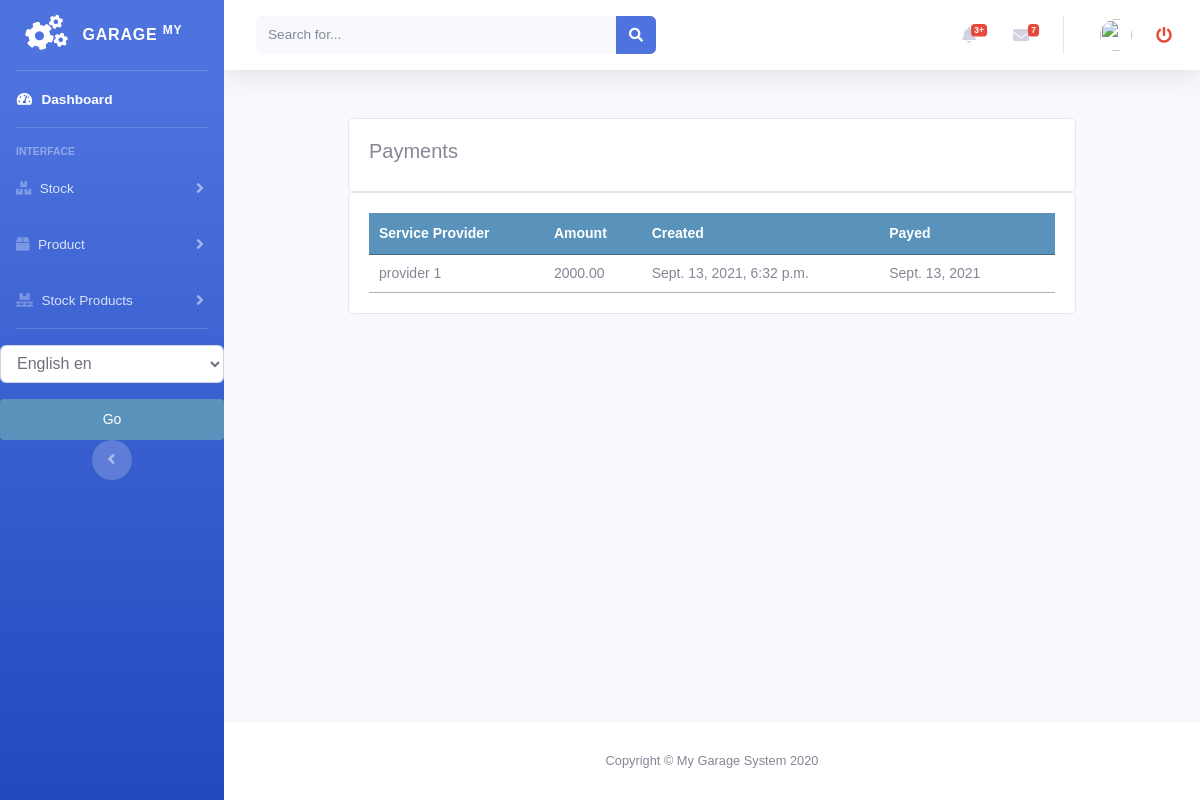
The page /payments/service_payment_list on the database as committed earlier.
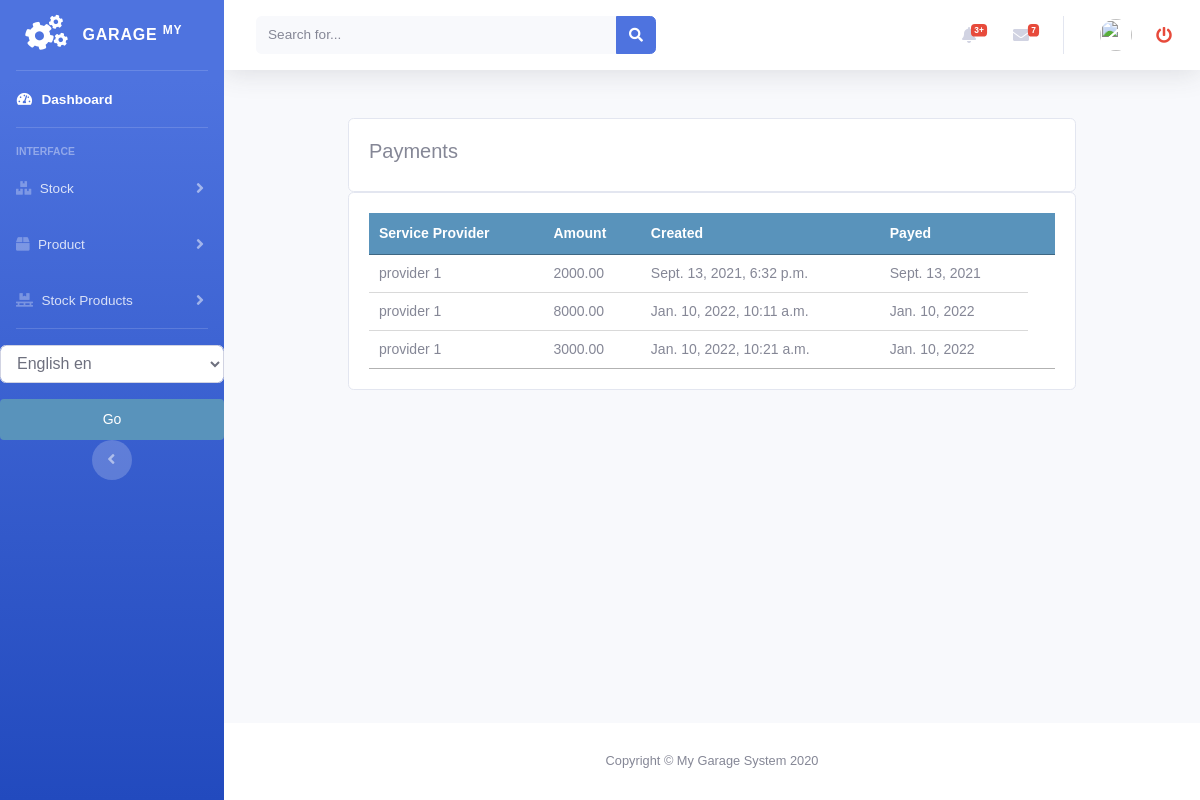
The same page on the database as committed later.
### payments/models.py (models this page shows)
class ServicePayment(models.Model):
    provider = models.ForeignKey(ServiceProvider, on_delete=models.CASCADE)
    user = models.IntegerField(default=0)
    amount = models.DecimalField(max_digits=10, decimal_places=2)
    created = models.DateTimeField(auto_now_add=True)
    pay_date = models.DateField(null=True, blank=True)

### services/models.py (models this page shows)
class ServiceProvider(models.Model):
    name = models.CharField(max_length=200, null=True)
    phone = models.CharField(max_length=200, null=True)
    created = models.DateTimeField(auto_now_add=True)
    updated = models.DateTimeField(auto_now=True)
    credit = models.DecimalField(max_digits=10, decimal_places=2, null=True, default=0.0)
    def __str__(self):
        return self.name

### payments/views.py (the view)
# urls.py: path('service_payment_list', views.service_payment_list, name='service_payment_list'),
def service_payment_list(request):
    serivcepayments = ServicePayment.objects.all()
    context = {
        'serivcepayments': serivcepayments,
    }
    return render(request, 'payments/service/payment_list.html', context)

### accounts/templatetags/erpextra.py (called while the page is built)
@register.filter(name='has_group')
def has_group(user, group_name):
    group = Group.objects.get(name=group_name)
    return True if group in user.groups.all() else False

### payments/templates/payments/service/payment_list.html (shortened to what this page needs)
{% extends 'home.html' %}
{% load static %}
{% load i18n %}
{% block content %}
<br>
<div class="container">
    <div class="row">
        <div class="col-md">
            <div class="card card-body">
                <h5>{% trans "Payments" %}</h5>
            </div>
            <div class="card card-body">
                <table id="table_id" class="display text-center">
                    <thead>
                    <tr>
                        <th>{% trans "Service Provider" %}</th>
                        <th>{% trans "Amount" %}</th>
                        <th>{% trans "Created" %}</th>
                        <th>{% trans "Payed" %}</th>
                        <th></th>
                    </tr>
                    </thead>
                    <tbody>
                    {% for payment in serivcepayments %}
                    <tr>
                        <td>
                            {{payment.provider}}
                        </td>
                        <td>
                            {{payment.amount}}
                        </td>
                        <td>
                            {{payment.created}}
                        </td>
                        <td>
                            {{payment.pay_date}}
                        </td>
                    </tr>
                    {% endfor %}
                    </tbody>
                </table>
            </div>
        </div>
    </div>
</div>
{% endblock %}
{% block jsscript %}
<link rel="stylesheet" type="text/css" href="https://cdn.datatables.net/1.10.22/css/jquery.dataTables.css">
<link rel="stylesheet" type="text/css" href="https://cdn.datatables.net/buttons/1.6.5/css/buttons.dataTables.min.css">
{% endblock %}

### accounts/templates/home.html (shortened to what this page needs)
<!DOCTYPE html>
<html lang="en">
<head>
    {% load static %}
    <link rel="stylesheet" href="//code.jquery.com/ui/1.12.1/themes/base/jquery-ui.css">
    <link href="https://cdnjs.cloudflare.com/ajax/libs/font-awesome/5.13.0/css/all.min.css" rel="stylesheet">
    <link rel="stylesheet" href="https://stackpath.bootstrapcdn.com/bootstrap/4.3.1/css/bootstrap.min.css"
>
    <link rel="stylesheet" type="text/css" href="{% static 'vendor/fontawesome-free/css/all.min.css' %}">
    <link rel="stylesheet" type="text/css" href="{% static 'css/sb-admin-2.min.css' %}">
    <link rel="stylesheet" type="text/css" href="{% static 'css/main.css' %}">
</head>
<body id="page-top">
<div id="wrapper">
    {% include 'sidenavbar.html' %}
    <div id="content-wrapper" class="d-flex flex-column">
        {% include 'navbar.html' %}
        <div id="content">
            {% block content %}
            {% endblock %}
        </div>
      <footer class="sticky-footer bg-white">
        <div class="container my-auto">
          <div class="copyright text-center my-auto">
            <span>Copyright &copy; My Garage System 2020</span>
          </div>
        </div>
      </footer>
    </div>
</div>
{% block jsscript %}{% endblock %}
</body>
</html>

### accounts/templates/sidenavbar.html (shortened to what this page needs)
{% load  static %}
{% load i18n %}
{% load erpextra %}
<ul class="navbar-nav bg-gradient-primary sidebar sidebar-dark accordion" id="accordionSidebar">
    <a class="sidebar-brand d-flex align-items-center justify-content-center" href="/">
        <div class="sidebar-brand-icon rotate-n-15">
            <i class="fas fa-cogs"></i>
        </div>
        <div class="sidebar-brand-text mx-3">Garage <sup>My</sup></div>
    </a>
    <hr class="sidebar-divider my-0">
    <li class="nav-item active">
        <a class="nav-link" href="/">
            <i class="fas fa-fw fa-tachometer-alt"></i>
            <span>{% trans "Dashboard" %}</span></a>
    </li>
    <hr class="sidebar-divider">
    <div class="sidebar-heading">
        {% trans "Interface" %}
    </div>
    <li class="nav-item">
        <a class="nav-link collapsed" href="#" data-toggle="collapse" data-target="#collapsestock"
           aria-expanded="true" aria-controls="collapsestock">
            <i class="fas fa-boxes"></i>
            <span>{% trans "Stock" %}</span>
        </a>
    </li>
    <li class="nav-item">
        <a class="nav-link collapsed" href="#" data-toggle="collapse" data-target="#collapseproduct"
           aria-expanded="true" aria-controls="collapseproduct">
            <i class="fas fa-box"></i>
            <span>{% trans "Product" %}</span>
        </a>
    </li>
    <li class="nav-item">
        <a class="nav-link collapsed" href="#" data-toggle="collapse" data-target="#collapsestockproduct"
           aria-expanded="true" aria-controls="collapsestockproduct">
            <i class="fas fa-pallet"></i>
            <span>{% trans "Stock Products" %}</span>
        </a>
    </li>
    <hr class="sidebar-divider d-none d-md-block">
    {% get_current_language as LANGUAGE_CODE %}
          <form action="{% url 'set_language'%}" method="post">
              <select class="form-control" name="language" id="">
                  {% get_available_languages as LANGUAGES %}
                  {% get_language_info_list for LANGUAGES as languages %}
                  {% for language in languages %}
                    <option value="{{ language.code }}" {% if language.code == LANGUAGE_CODE %} selected {% endif %}>
                       <i class="fas fa-clipboard-list"></i>  {{ language.name_local}} {{ language.code }}
                    </option>
                  {% endfor %}
              </select>
              <input class="btn btn-warning btn-block mt-3" type="submit" value="Go">
          </form>
    <div class="text-center d-none d-md-inline">
        <button class="rounded-circle border-0" id="sidebarToggle"></button>
    </div>
</ul>

### accounts/templates/navbar.html (shortened to what this page needs)
{% load  static %}
{% load i18n %}
        <nav class="navbar navbar-expand navbar-light bg-white topbar mb-4 static-top shadow">
          <form class="d-none d-sm-inline-block form-inline mr-auto ml-md-3 my-2 my-md-0 mw-100 navbar-search">
            <div class="input-group">
              <input type="text" class="form-control bg-light border-0 small" placeholder="Search for..." aria-label="Search" aria-describedby="basic-addon2">
              <div class="input-group-append">
                <button class="btn btn-primary" type="button">
                  <i class="fas fa-search fa-sm"></i>
                </button>
              </div>
            </div>
          </form>
          <ul class="navbar-nav ml-auto">
            <li class="nav-item dropdown no-arrow mx-1">
              <a class="nav-link dropdown-toggle" href="#" id="alertsDropdown" role="button" data-toggle="dropdown" aria-haspopup="true" aria-expanded="false">
                <i class="fas fa-bell fa-fw"></i>
                <span class="badge badge-danger badge-counter">3+</span>
              </a>
            </li>
            <li class="nav-item dropdown no-arrow mx-1">
              <a class="nav-link dropdown-toggle" href="#" id="messagesDropdown" role="button" data-toggle="dropdown" aria-haspopup="true" aria-expanded="false">
                <i class="fas fa-envelope fa-fw"></i>
                <span class="badge badge-danger badge-counter">7</span>
              </a>
            </li>
            <li class="nav-item dropdown no-arrow">
              <a class="nav-link dropdown-toggle" href="#" id="userDropdown" role="button" data-toggle="dropdown" aria-haspopup="true" aria-expanded="false">
                <img class="img-profile rounded-circle" src="https://source.unsplash.com/QAB-WJcbgJk/60x60">
              </a>
            </li>
            <li class="nav-item">
                <a class="nav-link text-danger" href="{% url 'accounts:logout' %}"><i class="fas fa-power-off"></i> </a>
            </li>
          </ul>
        </nav>

### static/css/main.css (style rules this page uses)
body { margin:0; padding:0; font-family:helvetica, sans-serif; }
h1, h2, h3, h4, h5 , h6 { font-family: 'Ubuntu', sans-serif; font-weight:normal; }
a { text-decoration:none; color:#5993bb; }
a.button, input[type="submit"] { color:#fff; background:#5993bb; border-radius:4px; padding:10px 20px; font-size:14px; border:0; }
table { width:100%; border-spacing:0; border-collapse: collapse; }
table th, table td { text-align:left; font-size:14px; padding:10px; margin:0; }
tbody tr:nth-child(odd) { background:#efefef; }
thead th, tbody tr.total { background:#5993bb; color:#fff; font-weight:bold; }
#content { padding:0 100px; overflow:hidden; }

Rows that differ between the two databases and show on the page:
added ServicePayment: provider "provider 1", amount "8000.00", created "Jan. 10, 2022, 10:11 a.m.", pay_date "Jan. 10, 2022"
added ServicePayment: provider "provider 1", amount "3000.00", created "Jan. 10, 2022, 10:21 a.m.", pay_date "Jan. 10, 2022"
